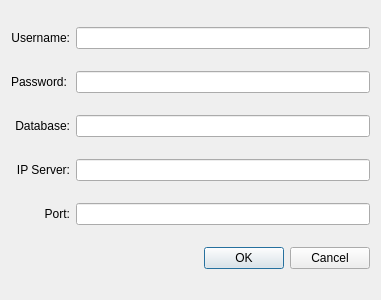
<?xml version="1.0" encoding="UTF-8"?>
<ui version="4.0">
 <class>db_login_form</class>
 <widget class="QDialog" name="db_login_form">
  <property name="geometry">
   <rect>
    <x>0</x>
    <y>0</y>
    <width>381</width>
    <height>300</height>
   </rect>
  </property>
  <property name="windowTitle">
   <string>Login ...</string>
  </property>
  <layout class="QGridLayout" name="gridLayout">
   <item row="0" column="0">
    <widget class="QLabel" name="lUsername">
     <property name="text">
      <string>&lt;html&gt;&lt;head/&gt;&lt;body&gt;&lt;p&gt;Username:&lt;/p&gt;&lt;/body&gt;&lt;/html&gt;</string>
     </property>
     <property name="alignment">
      <set>Qt::AlignRight|Qt::AlignTrailing|Qt::AlignVCenter</set>
     </property>
    </widget>
   </item>
   <item row="0" column="1">
    <widget class="QLineEdit" name="lEUsername"/>
   </item>
   <item row="1" column="0">
    <widget class="QLabel" name="lPassword">
     <property name="text">
      <string>&lt;html&gt;&lt;head/&gt;&lt;body&gt;&lt;p&gt;Password:&lt;/p&gt;&lt;/body&gt;&lt;/html&gt;</string>
     </property>
    </widget>
   </item>
   <item row="1" column="1">
    <widget class="QLineEdit" name="lEPassword">
     <property name="echoMode">
      <enum>QLineEdit::Password</enum>
     </property>
    </widget>
   </item>
   <item row="2" column="0">
    <widget class="QLabel" name="lDatabase">
     <property name="text">
      <string>&lt;html&gt;&lt;head/&gt;&lt;body&gt;&lt;p&gt;Database:&lt;/p&gt;&lt;/body&gt;&lt;/html&gt;</string>
     </property>
     <property name="alignment">
      <set>Qt::AlignRight|Qt::AlignTrailing|Qt::AlignVCenter</set>
     </property>
    </widget>
   </item>
   <item row="2" column="1">
    <widget class="QLineEdit" name="lEDatabase"/>
   </item>
   <item row="3" column="0">
    <widget class="QLabel" name="lServer">
     <property name="text">
      <string>&lt;html&gt;&lt;head/&gt;&lt;body&gt;&lt;p&gt;IP Server:&lt;/p&gt;&lt;/body&gt;&lt;/html&gt;</string>
     </property>
     <property name="alignment">
      <set>Qt::AlignRight|Qt::AlignTrailing|Qt::AlignVCenter</set>
     </property>
    </widget>
   </item>
   <item row="3" column="1">
    <widget class="QLineEdit" name="lEServer"/>
   </item>
   <item row="4" column="0">
    <widget class="QLabel" name="lPort">
     <property name="text">
      <string>&lt;html&gt;&lt;head/&gt;&lt;body&gt;&lt;p&gt;Port:&lt;/p&gt;&lt;/body&gt;&lt;/html&gt;</string>
     </property>
     <property name="alignment">
      <set>Qt::AlignRight|Qt::AlignTrailing|Qt::AlignVCenter</set>
     </property>
    </widget>
   </item>
   <item row="4" column="1">
    <widget class="QLineEdit" name="lEPort"/>
   </item>
   <item row="5" column="0" colspan="2">
    <widget class="QDialogButtonBox" name="buttonBox">
     <property name="orientation">
      <enum>Qt::Horizontal</enum>
     </property>
     <property name="standardButtons">
      <set>QDialogButtonBox::Cancel|QDialogButtonBox::Ok</set>
     </property>
    </widget>
   </item>
  </layout>
 </widget>
 <resources/>
 <connections>
  <connection>
   <sender>buttonBox</sender>
   <signal>accepted()</signal>
   <receiver>db_login_form</receiver>
   <slot>accept()</slot>
   <hints>
    <hint type="sourcelabel">
     <x>248</x>
     <y>254</y>
    </hint>
    <hint type="destinationlabel">
     <x>157</x>
     <y>274</y>
    </hint>
   </hints>
  </connection>
  <connection>
   <sender>buttonBox</sender>
   <signal>rejected()</signal>
   <receiver>db_login_form</receiver>
   <slot>reject()</slot>
   <hints>
    <hint type="sourcelabel">
     <x>316</x>
     <y>260</y>
    </hint>
    <hint type="destinationlabel">
     <x>286</x>
     <y>274</y>
    </hint>
   </hints>
  </connection>
 </connections>
</ui>
